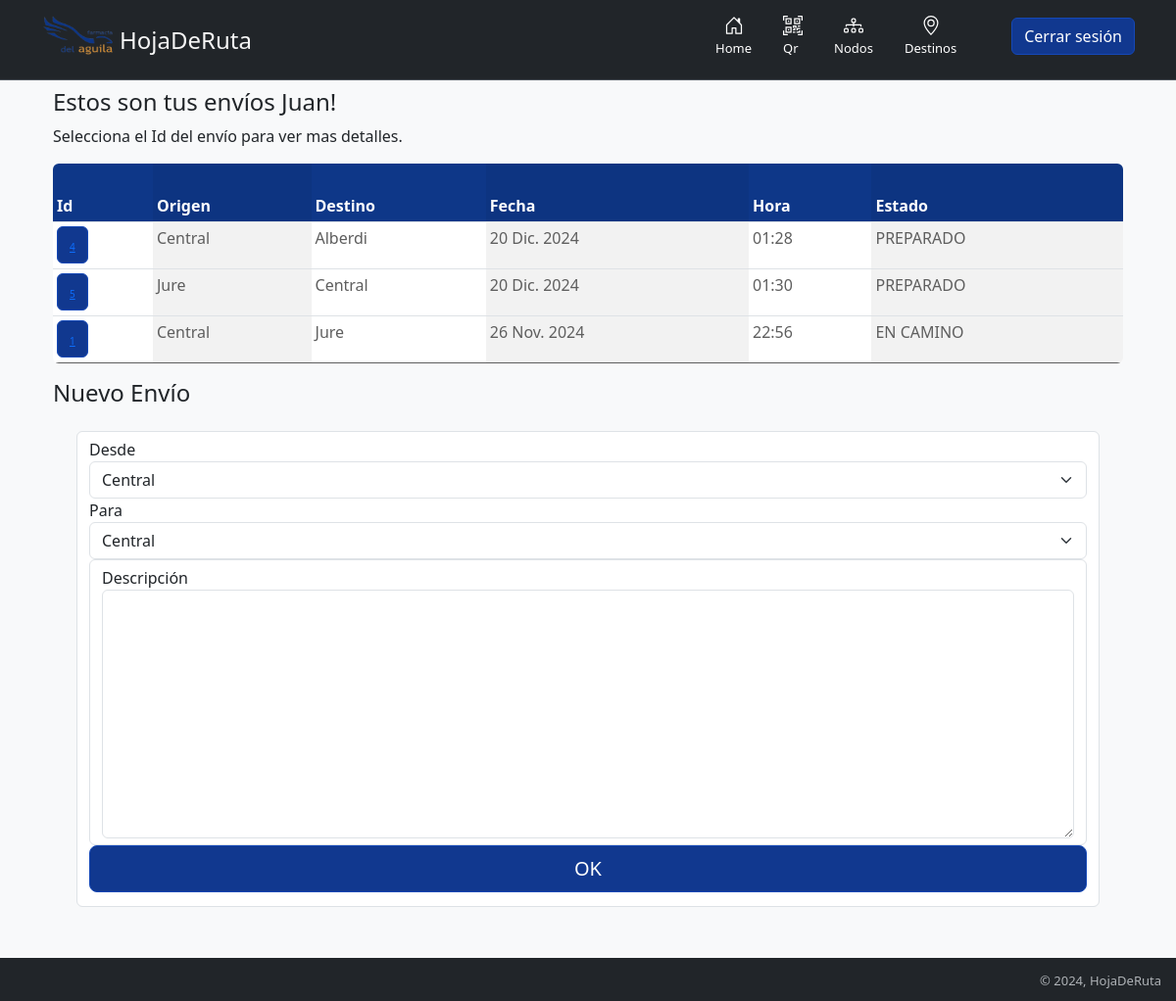
Before: /mis_envios/ (signed in) with the older database file.
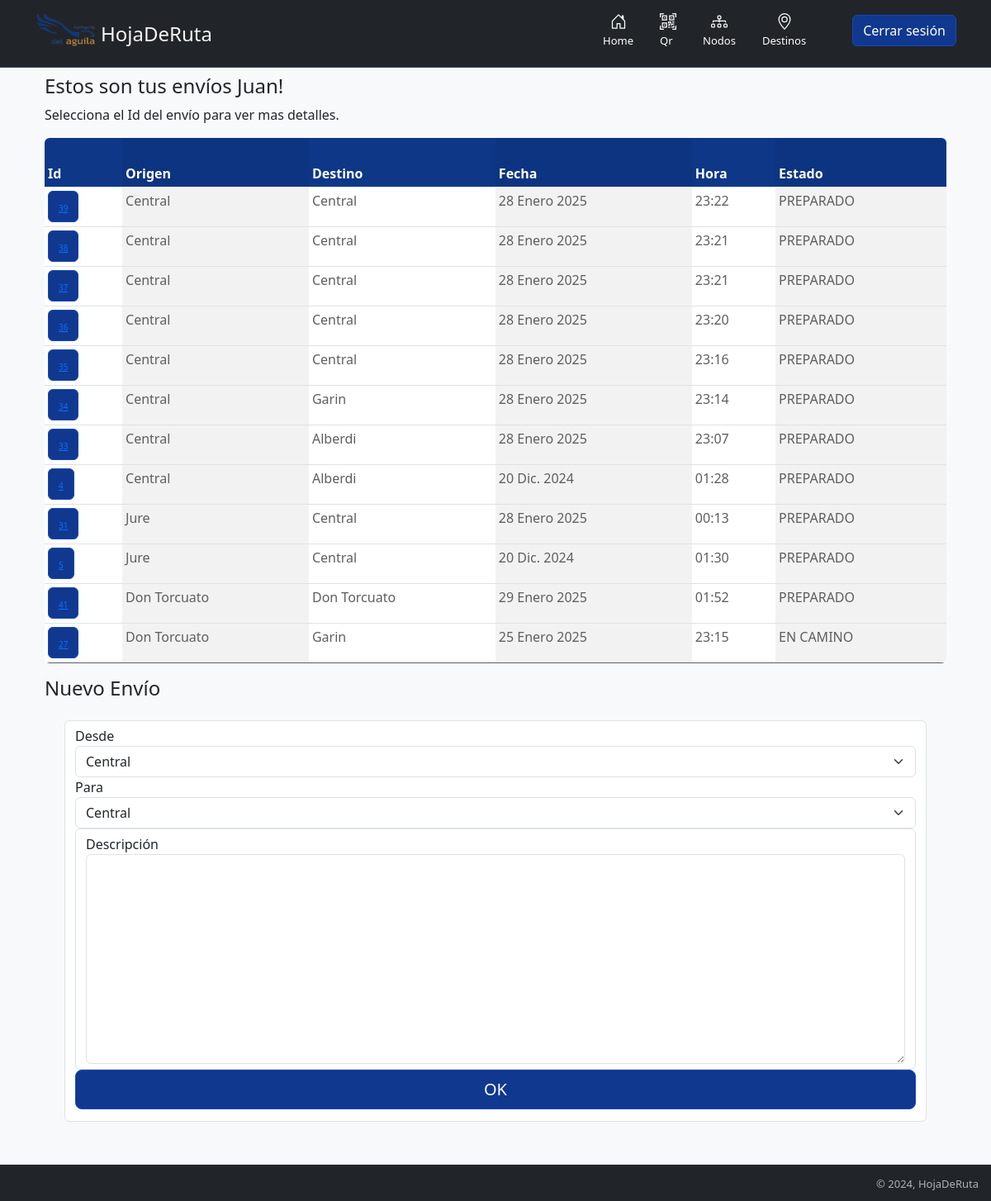
After: the same page with the newer database file.
### hojaderuta/models.py (models this page shows, shortened)
class Envio(models.Model):
    usuario= models.ForeignKey(User, on_delete=models.SET_NULL, null= True)
    origen = models.ForeignKey(Nodo, related_name='origen', on_delete=models.SET_NULL, null= True, blank= True)
    otro_origen = models.ForeignKey(Destino, related_name='otro_origen', on_delete=models.SET_NULL, null= True, blank= True)
    estado = models.ForeignKey(Estado, on_delete=models.SET_NULL, null= True,)
    destino = models.ForeignKey(Nodo, related_name= 'destino', on_delete=models.SET_NULL, null= True, blank= True)
    otro_destino = models.ForeignKey(Destino, related_name='otro_destino',  on_delete= models.SET_NULL, null= True, blank= True)
    descripcion = models.TextField(max_length=1000, help_text="Ingrese una breve descripción del envío.", null= False)
    fecha = models.DateField("Fecha de Creacion", null= True, blank=True, default= datetime.today().strftime("%Y-%m-%d"))
    hora = models.TimeField("Hora de Creacion", null= True, blank=True, default= time.strftime("%H:%M:%S", time.localtime()))
    class Meta:
        ordering = ["-id"]

### nodos/models.py (models this page shows, shortened)
class Nodo(models.Model):
    nombre  = models.CharField(max_length=30)
    calle = models.CharField(max_length=30)
    numero = models.IntegerField(null= False)
    localidad = models.CharField(max_length=30)
    NumTelefonoRegex = RegexValidator(regex=r"^\+?1?\d{8,15}$")
    telefono = models.CharField(validators=[NumTelefonoRegex], max_length=16, unique=True)
    maps = models.TextField(max_length=1000, blank=True, null=True)
    estado = models.ForeignKey(Estado, on_delete= models.SET_NULL, null= True)
    def __str__(self):
        return self.nombre

### estados/models.py (models this page shows, shortened)
class Estado(models.Model):
    nombre= models.CharField(max_length=30, null= False)
    color= models.CharField(max_length=30, null= True, blank= True)
    def __str__(self):
        return '%s' %self.nombre

### hojaderuta/views.py (the view, shortened to what this page needs)
# urls.py: path('mis_envios/', usuario.mis_envios, name= 'mis_envios'),
    def mis_envios(self, request):
        self.params['preparados'] = []
        self.params['en_camino'] = []
        if request.user.is_authenticated:
            self.obtener_nodos(request)
            self.obtener_nodos_destinos(self.nodos)
            self.params['form'] = EnvioForm()
            for nodo in self.params['perfil']:
                self.params['preparados'].append(self.envio.filter(origen = nodo.nodo.id).filter(estado = self.preparado).exclude( origen = None ).exclude( destino = None ))
                self.params['en_camino'].append(self.envio.filter(estado = self.en_camino).filter(origen = nodo.nodo.id).exclude( origen = None ).exclude( destino = None ))
        return render(request, 'hojaderuta/envios.html', self.params )

### hojaderuta/forms.py
class EnvioForm(forms.ModelForm):
    class Meta:
        model = Envio
        widgets = {
            'origen': forms.Select(attrs={'class': 'form-select'}),
            'destino': forms.Select(attrs={'class': 'form-select'}),
            'descripcion': forms.Textarea(attrs={'class': 'form-control'}),
        }
        fields = ['origen', 'destino' ,'descripcion']
    def __init__(self, *args, **kwargs):
        super(EnvioForm, self).__init__(*args, **kwargs)

### farmacia/models.py (called while the page is built)
    def obtener_nodos(self, request):
        self.params['perfil'] = self.perfil.filter( usuario= request.user)

    def obtener_nodos_destinos(self, nodo):
        self.params['nodos'] = nodo.filter( estado = self.activo)

### hojaderuta/templatetags/mi_templatetag.py (called while the page is built)
@register.filter(name= 'ver_destino')
def ver_destino(envio):
    if envio.destino == None:
        return envio.otro_destino
    else:
        return envio.destino

### templates/hojaderuta/envios.html
{% extends "layout.html" %}
{% load static %}
{% block content %}
{% if user.is_authenticated %}
    <div class="container">
        <div class="row">
            <div class="col">
                <h4>Estos son tus envíos {{ user.get_username }}!</h4>
                <p>Selecciona el Id del envío para ver mas detalles.</p>
                {% include "hojaderuta/tabla_envios.html" %}
            </div>
        </div>
    </div>
    <div class="container">
        <div class="row">
            <div class="col">
                <h4>Nuevo Envío</h4>
                {% include "hojaderuta/form_nuevo_envio.html" %}
            </div>
        </div>
    </div>
{% else %}
    {% include "login-register.html" %}
{% endif %}
{% endblock %}

### templates/hojaderuta/tabla_envios.html
{% load mi_templatetag %}
<div class="table-responsive">
    <table class="table table-striped-columns table-sm">
        <thead>
            <tr>
            <th scope="col" style="background-color: #0e3788; color: white;">Id</th>
            <th scope="col" style="background-color: #0e3788; color: white;">Origen</th>
            <th scope="col" style="background-color: #0e3788; color: white;">Destino</th>
            <th scope="col" style="background-color: #0e3788; color: white;">Fecha</th>
            <th scope="col" style="background-color: #0e3788; color: white;">Hora</th>
            <th scope="col" style="background-color: #0e3788; color: white;">Estado</th>
            </tr>
        </thead>
        <tbody>
        {% for envios in preparados %}
            {% for envio in envios %}
                <tr>
                    <th style="color: rgb(94, 94, 94);" scope="row">
                        <button type="button" class="btn btn-primary">
                            <a href="{% url 'ver_envio' envio.id %}">{{ envio.id }}</a>
                        </button>
                    </th>
                    <td style="color: rgb(94, 94, 94);">{{ envio.origen }}</td>
                    <td style="color: rgb(94, 94, 94);">{{ envio|ver_destino }}</td>
                    <td style="color: rgb(94, 94, 94);">{{ envio.fecha }}</td>
                    <td style="color: rgb(94, 94, 94);">{{ envio.hora }}</td>
                    <td style="color: rgb(94, 94, 94);">{{ envio.estado }}</td>
                </tr>
            {% endfor %}
            {% empty %}
                <p>No tienes envios preparados</p>
        {% endfor %}
        {% for envios in en_camino %}
            {% for envio in envios %}
                    <tr>
                        <th style="color: rgb(94, 94, 94);" scope="row">
                            <button type="button" class="btn btn-primary">
                                <a href="{% url 'ver_envio' envio.id %}">{{ envio.id }}</a>
                            </button>
                        </th>
                        <td style="color: rgb(94, 94, 94);">{{ envio.origen }}</td>
                        <td style="color: rgb(94, 94, 94);">{{ envio|ver_destino }}</td>
                        <td style="color: rgb(94, 94, 94);">{{ envio.fecha }}</td>
                        <td style="color: rgb(94, 94, 94);">{{ envio.hora }}</td>
                        <td style="color: rgb(94, 94, 94);">{{ envio.estado }}</td>
                    </tr>
            {% endfor %}
            {% empty %}
                <p>No tienes envios en camino</p>
        {% endfor %}
        </tbody>
    </table>
</div>

Changed rows visible on the page:
no longer on this page (row edited): Envio: id "1", origen "Central", destino.nombre "Jure", fecha "26 Nov. 2024", hora "22:56", estado "EN CAMINO"
added Envio: id "39", origen "Central", destino.nombre "Central", fecha "28 Enero 2025", hora "23:22", estado "PREPARADO"
added Envio: id "38", origen "Central", destino.nombre "Central", fecha "28 Enero 2025", hora "23:21", estado "PREPARADO"
added Envio: id "37", origen "Central", destino.nombre "Central", fecha "28 Enero 2025", hora "23:21", estado "PREPARADO"
added Envio: id "36", origen "Central", destino.nombre "Central", fecha "28 Enero 2025", hora "23:20", estado "PREPARADO"
added Envio: id "35", origen "Central", destino.nombre "Central", fecha "28 Enero 2025", hora "23:16", estado "PREPARADO"
added Envio: id "34", origen "Central", destino.nombre "Garin", fecha "28 Enero 2025", hora "23:14", estado "PREPARADO"
added Envio: id "33", origen "Central", destino.nombre "Alberdi", fecha "28 Enero 2025", hora "23:07", estado "PREPARADO"
added Envio: id "31", origen "Jure", destino.nombre "Central", fecha "28 Enero 2025", hora "00:13", estado "PREPARADO"
added Envio: id "41", origen "Don Torcuato", destino.nombre "Don Torcuato", fecha "29 Enero 2025", hora "01:52", estado "PREPARADO"
added Envio: id "27", origen "Don Torcuato", destino.nombre "Garin", fecha "25 Enero 2025", hora "23:15", estado "EN CAMINO"
